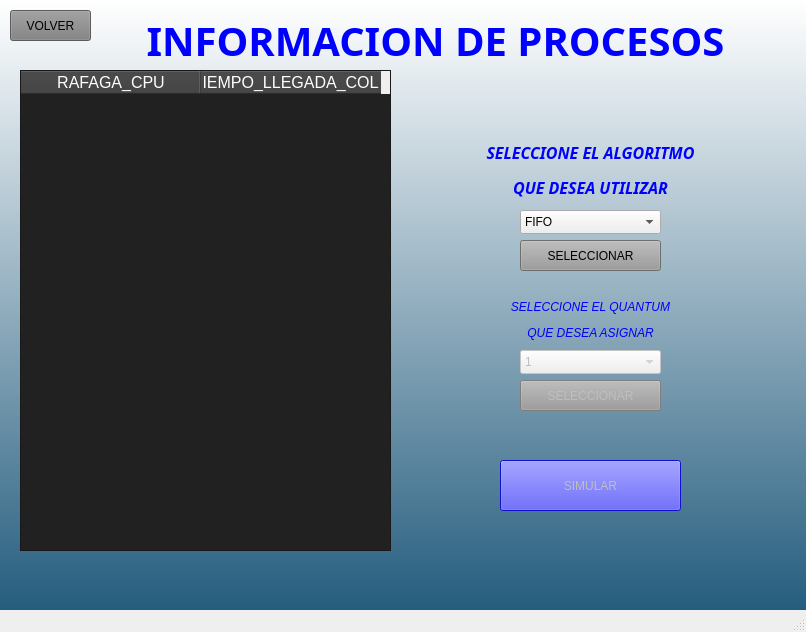
<?xml version="1.0" encoding="UTF-8"?>
<ui version="4.0">
 <class>MainWindow</class>
 <widget class="QMainWindow" name="MainWindow">
  <property name="geometry">
   <rect>
    <x>0</x>
    <y>0</y>
    <width>806</width>
    <height>632</height>
   </rect>
  </property>
  <property name="windowTitle">
   <string>MainWindow</string>
  </property>
  <property name="styleSheet">
   <string notr="true">QWidget#centralwidget{
background-color: qlineargradient(spread:repeat, x1:1, y1:1, x2:1, y2:0, stop:0 rgba(37, 93, 126, 255), stop:1 rgba(255, 255, 255, 255));}</string>
  </property>
  <widget class="QWidget" name="centralwidget">
   <widget class="QLabel" name="titulo_ventana">
    <property name="geometry">
     <rect>
      <x>120</x>
      <y>10</y>
      <width>631</width>
      <height>61</height>
     </rect>
    </property>
    <property name="sizePolicy">
     <sizepolicy hsizetype="Ignored" vsizetype="Preferred">
      <horstretch>0</horstretch>
      <verstretch>0</verstretch>
     </sizepolicy>
    </property>
    <property name="font">
     <font>
      <family>Arial Rounded MT</family>
      <pointsize>30</pointsize>
      <italic>false</italic>
      <bold>true</bold>
     </font>
    </property>
    <property name="toolTip">
     <string>&lt;html&gt;&lt;head/&gt;&lt;body&gt;&lt;p align=&quot;center&quot;&gt;&lt;br/&gt;&lt;/p&gt;&lt;/body&gt;&lt;/html&gt;</string>
    </property>
    <property name="whatsThis">
     <string>&lt;html&gt;&lt;head/&gt;&lt;body&gt;&lt;p align=&quot;center&quot;&gt;&lt;br/&gt;&lt;/p&gt;&lt;/body&gt;&lt;/html&gt;</string>
    </property>
    <property name="styleSheet">
     <string notr="true">font: 700 30pt &quot;Arial Rounded MT&quot;;
color:Blue</string>
    </property>
    <property name="text">
     <string>&lt;html&gt;&lt;head/&gt;&lt;body&gt;&lt;p align=&quot;center&quot;&gt;INFORMACION DE PROCESOS&lt;/p&gt;&lt;/body&gt;&lt;/html&gt;</string>
    </property>
   </widget>
   <widget class="QPushButton" name="boton_volver">
    <property name="geometry">
     <rect>
      <x>10</x>
      <y>10</y>
      <width>81</width>
      <height>31</height>
     </rect>
    </property>
    <property name="styleSheet">
     <string notr="true">background-color: rgb(127, 127, 127);</string>
    </property>
    <property name="text">
     <string>VOLVER</string>
    </property>
   </widget>
   <widget class="QPushButton" name="boton_simular">
    <property name="enabled">
     <bool>false</bool>
    </property>
    <property name="geometry">
     <rect>
      <x>500</x>
      <y>460</y>
      <width>181</width>
      <height>51</height>
     </rect>
    </property>
    <property name="styleSheet">
     <string notr="true">background-color: rgb(20, 20, 255);
font: 700 12pt &quot;Arial Rounded MT&quot;;</string>
    </property>
    <property name="text">
     <string>SIMULAR</string>
    </property>
   </widget>
   <widget class="QTableWidget" name="tabla_procesos">
    <property name="geometry">
     <rect>
      <x>20</x>
      <y>70</y>
      <width>371</width>
      <height>481</height>
     </rect>
    </property>
    <property name="sizePolicy">
     <sizepolicy hsizetype="Expanding" vsizetype="Expanding">
      <horstretch>0</horstretch>
      <verstretch>0</verstretch>
     </sizepolicy>
    </property>
    <property name="font">
     <font>
      <stylestrategy>PreferDefault</stylestrategy>
     </font>
    </property>
    <property name="toolTip">
     <string>&lt;html&gt;&lt;head/&gt;&lt;body&gt;&lt;p align=&quot;center&quot;&gt;&lt;br/&gt;&lt;/p&gt;&lt;/body&gt;&lt;/html&gt;</string>
    </property>
    <property name="whatsThis">
     <string>&lt;html&gt;&lt;head/&gt;&lt;body&gt;&lt;p align=&quot;center&quot;&gt;&lt;br/&gt;&lt;/p&gt;&lt;/body&gt;&lt;/html&gt;</string>
    </property>
    <property name="styleSheet">
     <string notr="true">    QTableWidget {
        background-color: rgb(33, 33, 33);
        color: white;              /* Texto blanco */
        gridline-color: black;     /* Líneas blancas */
    }
    QHeaderView::section {
        background-color: rgb(60, 60, 60);
        color: white;              /* Texto de encabezado en blanco */
    }




</string>
    </property>
    <attribute name="horizontalHeaderDefaultSectionSize">
     <number>180</number>
    </attribute>
    <attribute name="verticalHeaderDefaultSectionSize">
     <number>38</number>
    </attribute>
    <column>
     <property name="text">
      <string>RAFAGA_CPU</string>
     </property>
     <property name="font">
      <font>
       <pointsize>12</pointsize>
      </font>
     </property>
    </column>
    <column>
     <property name="text">
      <string>TIEMPO_LLEGADA_COLA</string>
     </property>
     <property name="font">
      <font>
       <pointsize>12</pointsize>
      </font>
     </property>
    </column>
   </widget>
   <widget class="QLabel" name="subtitulo_seleccion_algoritmo">
    <property name="geometry">
     <rect>
      <x>430</x>
      <y>140</y>
      <width>321</width>
      <height>61</height>
     </rect>
    </property>
    <property name="font">
     <font>
      <family>Arial Rounded MT</family>
      <pointsize>12</pointsize>
      <italic>false</italic>
      <bold>true</bold>
     </font>
    </property>
    <property name="styleSheet">
     <string notr="true">color: rgb(0, 0, 255);
font: 700 12pt &quot;Arial Rounded MT&quot;;</string>
    </property>
    <property name="text">
     <string>&lt;html&gt;&lt;head/&gt;&lt;body&gt;&lt;p align=&quot;center&quot;&gt;&lt;span style=&quot; font-style:italic;&quot;&gt;SELECCIONE EL ALGORITMO&lt;/span&gt;&lt;/p&gt;&lt;p align=&quot;center&quot;&gt;&lt;span style=&quot; font-style:italic;&quot;&gt;QUE DESEA UTILIZAR&lt;/span&gt;&lt;/p&gt;&lt;/body&gt;&lt;/html&gt;</string>
    </property>
   </widget>
   <widget class="QComboBox" name="seleccionador_algoritmo">
    <property name="geometry">
     <rect>
      <x>520</x>
      <y>210</y>
      <width>141</width>
      <height>24</height>
     </rect>
    </property>
    <property name="toolTip">
     <string>&lt;html&gt;&lt;head/&gt;&lt;body&gt;&lt;p align=&quot;center&quot;&gt;&lt;br/&gt;&lt;/p&gt;&lt;/body&gt;&lt;/html&gt;</string>
    </property>
    <property name="whatsThis">
     <string>&lt;html&gt;&lt;head/&gt;&lt;body&gt;&lt;p align=&quot;center&quot;&gt;&lt;br/&gt;&lt;/p&gt;&lt;/body&gt;&lt;/html&gt;</string>
    </property>
    <item>
     <property name="text">
      <string>FIFO</string>
     </property>
    </item>
    <item>
     <property name="text">
      <string>SJF</string>
     </property>
    </item>
    <item>
     <property name="text">
      <string>ROUND ROBIN</string>
     </property>
    </item>
   </widget>
   <widget class="QPushButton" name="boton_seleccionar_algoritmo">
    <property name="enabled">
     <bool>true</bool>
    </property>
    <property name="geometry">
     <rect>
      <x>520</x>
      <y>240</y>
      <width>141</width>
      <height>31</height>
     </rect>
    </property>
    <property name="styleSheet">
     <string notr="true">background-color: rgb(154, 154, 154);
font: 700 7pt &quot;Arial Rounded MT&quot;;</string>
    </property>
    <property name="text">
     <string>SELECCIONAR</string>
    </property>
   </widget>
   <widget class="QLabel" name="subtitulo_quantum">
    <property name="enabled">
     <bool>false</bool>
    </property>
    <property name="geometry">
     <rect>
      <x>480</x>
      <y>300</y>
      <width>221</width>
      <height>41</height>
     </rect>
    </property>
    <property name="styleSheet">
     <string notr="true">color: rgb(0, 0, 255);</string>
    </property>
    <property name="text">
     <string>&lt;html&gt;&lt;head/&gt;&lt;body&gt;&lt;p align=&quot;center&quot;&gt;&lt;span style=&quot; font-style:italic;&quot;&gt;SELECCIONE EL QUANTUM&lt;/span&gt;&lt;/p&gt;&lt;p align=&quot;center&quot;&gt;&lt;span style=&quot; font-style:italic;&quot;&gt;QUE DESEA ASIGNAR&lt;/span&gt;&lt;/p&gt;&lt;/body&gt;&lt;/html&gt;</string>
    </property>
   </widget>
   <widget class="QComboBox" name="seleccionador_quantum">
    <property name="enabled">
     <bool>false</bool>
    </property>
    <property name="geometry">
     <rect>
      <x>520</x>
      <y>350</y>
      <width>141</width>
      <height>24</height>
     </rect>
    </property>
    <item>
     <property name="text">
      <string>1</string>
     </property>
    </item>
    <item>
     <property name="text">
      <string>2</string>
     </property>
    </item>
    <item>
     <property name="text">
      <string>3</string>
     </property>
    </item>
    <item>
     <property name="text">
      <string>4</string>
     </property>
    </item>
    <item>
     <property name="text">
      <string>5</string>
     </property>
    </item>
    <item>
     <property name="text">
      <string>6</string>
     </property>
    </item>
    <item>
     <property name="text">
      <string>7</string>
     </property>
    </item>
    <item>
     <property name="text">
      <string>8</string>
     </property>
    </item>
    <item>
     <property name="text">
      <string>9</string>
     </property>
    </item>
    <item>
     <property name="text">
      <string>10</string>
     </property>
    </item>
   </widget>
   <widget class="QPushButton" name="boton_seleccionar_quantum">
    <property name="enabled">
     <bool>false</bool>
    </property>
    <property name="geometry">
     <rect>
      <x>520</x>
      <y>380</y>
      <width>141</width>
      <height>31</height>
     </rect>
    </property>
    <property name="styleSheet">
     <string notr="true">background-color: rgb(154, 154, 154);
font: 700 7pt &quot;Arial Rounded MT&quot;;</string>
    </property>
    <property name="text">
     <string>SELECCIONAR</string>
    </property>
   </widget>
  </widget>
  <widget class="QMenuBar" name="menubar">
   <property name="geometry">
    <rect>
     <x>0</x>
     <y>0</y>
     <width>806</width>
     <height>33</height>
    </rect>
   </property>
  </widget>
  <widget class="QStatusBar" name="statusbar"/>
 </widget>
 <resources>
  <include location="imagenes/imagenes.qrc"/>
 </resources>
 <connections/>
</ui>
